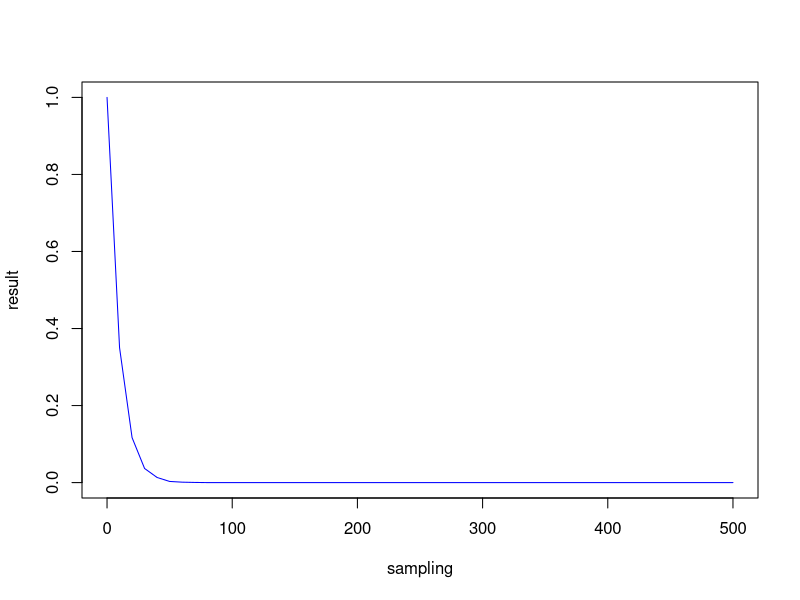
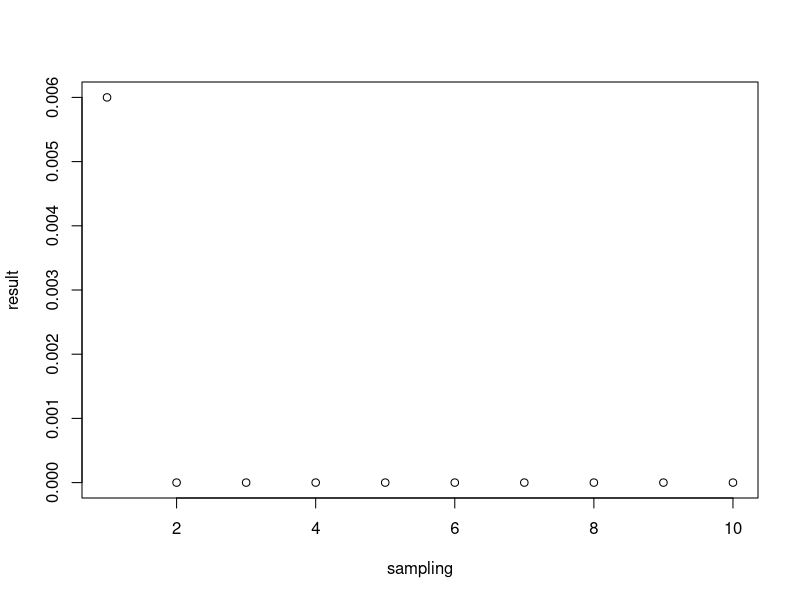
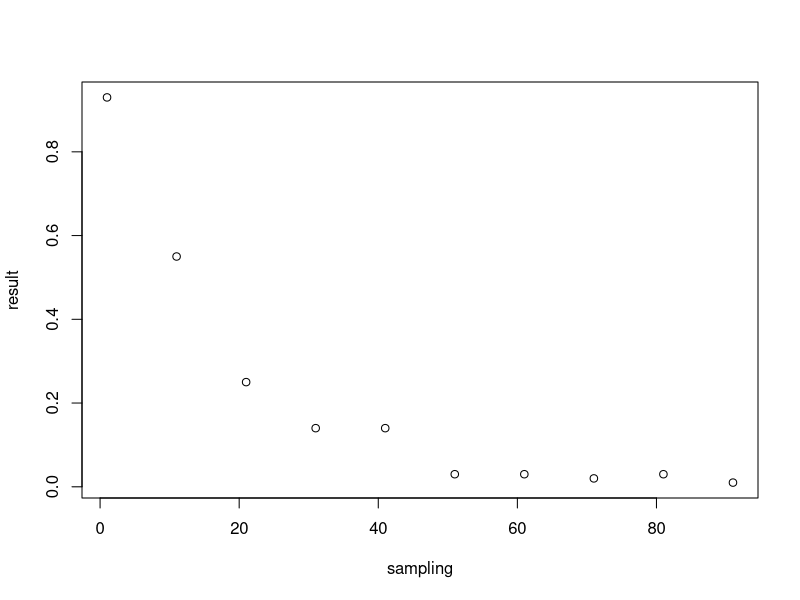

The R script that drew these images, in order: (Note: a time limit stopped this script after it produced the figures.)


#SeaFrost example

#Seafrost frozen Mahi cartons, 797 cartons, sampling unit = 1 carton
a<-c(rep(0, times=789), rep(1, times=8)) #1% cont
a<-c(rep(0, times=757), rep(1, times=40)) #5% cont
a<-c(rep(0, times=717), rep(1, times=80)) #10% cont
a<-c(rep(0, times=637), rep(1, times=160)) #20% cont
      
# same thing with pounds
#33474 pounds, sampling unit = 1 pound

a<-c(rep(0, times=33139), rep(1, times=335)) #1% cont
a<-c(rep(0, times=31800), rep(1, times=1674)) #5% cont
a<-c(rep(0, times=30127), rep(1, times=3347)) #10% cont
a<-c(rep(0, times=26779), rep(1, times=6695)) #20% cont

#Seafrost frozen Mahi cartons, 797 cartons, sampling unit = 1 carton, but by production code
#a<-c(rep(0, times=789), rep(1, times=8)) #1% cont
#a<-c(rep(0, times=757), rep(1, times=40)) #5% cont
#a<-c(rep(0, times=717), rep(1, times=80)) #10% cont
#a<-c(rep(0, times=637), rep(1, times=160)) #20% cont

#generic example, 50000 sampling units
#a<-c(rep(0, times=49500), rep(1, times=500)) #1%
#a<-c(rep(0, times=47500), rep(1, times=2500)) #5%
a<-c(rep(0, times=450), rep(1, times=50)) #10%
#a<-c(rep(0, times=40000), rep(1, times=10000)) #20%



result<-vector(mode="numeric", length=0)

b<-vector(mode="numeric", length=0)
sampling<-vector(mode="numeric", length=0)



for (j in seq(from=0, to=500, by=10)) { # loop through the sampling strategies
#zero out positive/negative counters
  negative<-0 
  positive<-0
  print (j)
  sampling<-append(sampling, j)
  for (i in 1:10000) { # loop through trials of each sampling strategy  

    b<-sample(a, (j))
    
    if (sum(b)==0) {
      negative<-negative+1
    }

    else {
      positive<-positive+1
    } 

  }

  result<-append(result, (negative/(positive+negative))) 
}

print(result) 
#plot(sampling, result, xlim=c(0,500), ylim=c(0,1), type="l")
par(new=TRUE)
plot(sampling, result, xlim=c(0,500), ylim=c(0,1), type="l", col="blue")



# SeaFrost, bad ship scenario, coerced to sampling per production code, 1% contamination
A1<-c(rep(1, times=1), rep(0, times=98))
A2<-c(rep(1, times=1), rep(0, times=97))
A3<-c(rep(1, times=1), rep(0, times=97))
A4<-c(rep(1, times=1), rep(0, times=87))
A5<-c(rep(1, times=1), rep(0, times=80))
A6<-c(rep(1, times=1), rep(0, times=71))
A7<-c(rep(1, times=1), rep(0, times=71))
A8<-c(rep(1, times=1), rep(0, times=84))
A9<-c(rep(1, times=1), rep(0, times=65))
A10<-c(rep(1, times=1), rep(0, times=38))

# SeaFrost, bad ship scenario, coerced to sampling per production code, 5% contamination
A1<-c(rep(1, times=4), rep(0, times=95))
A2<-c(rep(1, times=4), rep(0, times=94))
A3<-c(rep(1, times=4), rep(0, times=94))
A4<-c(rep(1, times=4), rep(0, times=84))
A5<-c(rep(1, times=4), rep(0, times=77))
A6<-c(rep(1, times=4), rep(0, times=68))
A7<-c(rep(1, times=4), rep(0, times=68))
A8<-c(rep(1, times=4), rep(0, times=81))
A9<-c(rep(1, times=4), rep(0, times=62))
A10<-c(rep(1, times=4), rep(0, times=35))

# SeaFrost, bad day scenario, coerced to sampling per production code, 1% contamination
A1<-c(rep(1, times=10), rep(0, times=89))
A2<-c(rep(1, times=0), rep(0, times=98))
A3<-c(rep(1, times=0), rep(0, times=98))
A4<-c(rep(1, times=0), rep(0, times=88))
A5<-c(rep(1, times=0), rep(0, times=81))
A6<-c(rep(1, times=0), rep(0, times=72))
A7<-c(rep(1, times=0), rep(0, times=72))
A8<-c(rep(1, times=0), rep(0, times=85))
A9<-c(rep(1, times=0), rep(0, times=66))
A10<-c(rep(1, times=0), rep(0, times=39))

# SeaFrost, bad day scenario, coerced to sampling per production code, 5% contamination
A1<-c(rep(1, times=40), rep(0, times=59))
A2<-c(rep(1, times=0), rep(0, times=98))
A3<-c(rep(1, times=0), rep(0, times=98))
A4<-c(rep(1, times=0), rep(0, times=88))
A5<-c(rep(1, times=0), rep(0, times=81))
A6<-c(rep(1, times=0), rep(0, times=72))
A7<-c(rep(1, times=0), rep(0, times=72))
A8<-c(rep(1, times=0), rep(0, times=85))
A9<-c(rep(1, times=0), rep(0, times=66))
A10<-c(rep(1, times=0), rep(0, times=39))



result<-vector(mode="numeric", length=0)

b<-vector(mode="numeric", length=0)
sampling<-vector(mode="numeric", length=0)



for (j in seq(from=1, to=10, by=1)) { # loop through the sampling strategies
  negative<-0
  positive<-0
  
  print (j)
  sampling<-append(sampling, j)
  for (i in 1:1000) { # loop through trials of each sampling strategy  
    
    b<-append(b, sample(A1,(j)))
    b<-append(b, sample(A2,(j)))
    b<-append(b, sample(A3,(j)))
    b<-append(b, sample(A4,(j)))
    b<-append(b, sample(A5,(j)))
    b<-append(b, sample(A6,(j)))
    b<-append(b, sample(A7,(j)))
    b<-append(b, sample(A8,(j)))
    b<-append(b, sample(A9,(j)))
    b<-append(b, sample(A10,(j)))
              
    if (sum(b)==0) {
      negative<-negative+1
    }
    
    else {
      positive<-positive+1
    } 
    
  }
  
  result<-append(result, (negative/(positive+negative))) 
}

print(result) 
plot(sampling, result)


# SeaFrost, bad day scenario, random sampling, 1% contamination
A1<-c(rep(1, times=10), rep(0, times=89))
A2<-c(rep(1, times=0), rep(0, times=98))
A3<-c(rep(1, times=0), rep(0, times=98))
A4<-c(rep(1, times=0), rep(0, times=88))
A5<-c(rep(1, times=0), rep(0, times=81))
A6<-c(rep(1, times=0), rep(0, times=72))
A7<-c(rep(1, times=0), rep(0, times=72))
A8<-c(rep(1, times=0), rep(0, times=85))
A9<-c(rep(1, times=0), rep(0, times=66))
A10<-c(rep(1, times=0), rep(0, times=39))

# SeaFrost, bad day scenario, random sampling, 5% contamination
A1<-c(rep(1, times=40), rep(0, times=59))
A2<-c(rep(1, times=0), rep(0, times=98))
A3<-c(rep(1, times=0), rep(0, times=98))
A4<-c(rep(1, times=0), rep(0, times=88))
A5<-c(rep(1, times=0), rep(0, times=81))
A6<-c(rep(1, times=0), rep(0, times=72))
A7<-c(rep(1, times=0), rep(0, times=72))
A8<-c(rep(1, times=0), rep(0, times=85))
A9<-c(rep(1, times=0), rep(0, times=66))
A10<-c(rep(1, times=0), rep(0, times=39))

a<-c(A1, A2, A3, A4, A5, A6, A7, A8, A9, A10)

result<-vector(mode="numeric", length=0)

b<-vector(mode="numeric", length=0)
sampling<-vector(mode="numeric", length=0)




for (j in seq(from=1, to=100, by=10)) { # loop through the sampling strategies
  negative<-0
  positive<-0
  
  print (j)
  sampling<-append(sampling, j)
  for (i in 1:100) { # loop through trials of each sampling strategy  
    
    b<-sample(a, (j))
    
    if (sum(b)==0) {
      negative<-negative+1
    }
    
    else {
      positive<-positive+1
    } 
    
  }
  
  result<-append(result, (negative/(positive+negative))) 
}

print(result) 
plot(sampling, result)


# SeaFrost real import alert sampling scheme
# sampling unit = 1lb

# bad ship 1% contamination
A1<-c(rep(1, times=42), rep(0, times=4116))
A2<-c(rep(1, times=41), rep(0, times=4075))
A3<-c(rep(1, times=41), rep(0, times=4075))
A4<-c(rep(1, times=37), rep(0, times=3660))
A5<-c(rep(1, times=36), rep(0, times=3534))
A6<-c(rep(1, times=30), rep(0, times=2994))
A7<-c(rep(1, times=16), rep(0, times=1580))
A8<-c(rep(1, times=34), rep(0, times=3368))
A9<-c(rep(1, times=30), rep(0, times=2994))
A10<-c(rep(1, times=28), rep(0, times=2744))

# Bad day 1% contamination
A1<-c(rep(1, times=334), rep(0, times=3824))
A2<-c(rep(1, times=0), rep(0, times=4116))
A3<-c(rep(1, times=0), rep(0, times=4116))
A4<-c(rep(1, times=0), rep(0, times=3696))
A5<-c(rep(1, times=0), rep(0, times=3570))
A6<-c(rep(1, times=0), rep(0, times=3024))
A7<-c(rep(1, times=0), rep(0, times=1596))
A8<-c(rep(1, times=0), rep(0, times=3402))
A9<-c(rep(1, times=0), rep(0, times=3024))
A10<-c(rep(1, times=0), rep(0, times=2772))

# bad ship 5% contamination
A1<-c(rep(1, times=208), rep(0, times=3950))
A2<-c(rep(1, times=206), rep(0, times=3910))
A3<-c(rep(1, times=206), rep(0, times=3910))
A4<-c(rep(1, times=185), rep(0, times=3511))
A5<-c(rep(1, times=179), rep(0, times=3391))
A6<-c(rep(1, times=151), rep(0, times=2873))
A7<-c(rep(1, times=80), rep(0, times=1516))
A8<-c(rep(1, times=170), rep(0, times=3232))
A9<-c(rep(1, times=151), rep(0, times=2872))
A10<-c(rep(1, times=139), rep(0, times=2633))

# Bad day 5% contamination
A1<-c(rep(1, times=1674), rep(0, times=2484))
A2<-c(rep(1, times=0), rep(0, times=4116))
A3<-c(rep(1, times=0), rep(0, times=4116))
A4<-c(rep(1, times=0), rep(0, times=3696))
A5<-c(rep(1, times=0), rep(0, times=3570))
A6<-c(rep(1, times=0), rep(0, times=3024))
A7<-c(rep(1, times=0), rep(0, times=1596))
A8<-c(rep(1, times=0), rep(0, times=3402))
A9<-c(rep(1, times=0), rep(0, times=3024))
A10<-c(rep(1, times=0), rep(0, times=2772))

# bad ship 10% contamination
A1<-c(rep(1, times=416), rep(0, times=3742))
A2<-c(rep(1, times=412), rep(0, times=3704))
A3<-c(rep(1, times=412), rep(0, times=3704))
A4<-c(rep(1, times=370), rep(0, times=3326))
A5<-c(rep(1, times=357), rep(0, times=3213))
A6<-c(rep(1, times=302), rep(0, times=2722))
A7<-c(rep(1, times=160), rep(0, times=1436))
A8<-c(rep(1, times=340), rep(0, times=3062))
A9<-c(rep(1, times=302), rep(0, times=2722))
A10<-c(rep(1, times=277), rep(0, times=2495))

# Bad day 10% contamination
A1<-c(rep(1, times=3347), rep(0, times=811))
A2<-c(rep(1, times=0), rep(0, times=4116))
A3<-c(rep(1, times=0), rep(0, times=4116))
A4<-c(rep(1, times=0), rep(0, times=3696))
A5<-c(rep(1, times=0), rep(0, times=3570))
A6<-c(rep(1, times=0), rep(0, times=3024))
A7<-c(rep(1, times=0), rep(0, times=1596))
A8<-c(rep(1, times=0), rep(0, times=3402))
A9<-c(rep(1, times=0), rep(0, times=3024))
A10<-c(rep(1, times=0), rep(0, times=2772))

# overall 20% contamination.....now all A1 would be contaminated so there is no point doing scenarios

a<-c(rep(1, times=6695), rep(0, times=26779))

# sampling scheme for DWPE

result<-vector(mode="numeric", length=0)

b<-vector(mode="numeric", length=0)
sampling<-vector(mode="numeric", length=0)

#make sure the counters are zeroed in the right place....
negative<-0
positive<-0

for (i in 1:1000) { # loop through trials of sampling strategy  
    
    b<-append(b, sample(A1,(18)))
    b<-append(b, sample(A2,(18)))
    b<-append(b, sample(A3,(18)))
    b<-append(b, sample(A4,(18)))
    b<-append(b, sample(A5,(8)))
    b<-append(b, sample(A6,(7)))
    b<-append(b, sample(A7,(3)))
    b<-append(b, sample(A8,(7)))
    b<-append(b, sample(A9,(6)))
    b<-append(b, sample(A10,(5)))
    
    if (sum(b)==0) {
      negative<-negative+1
    }
    
    else {
      positive<-positive+1
    } 
    
}
  
result<-negative/(positive+negative) 

print(result) 

# same for surveilance sampling now sampling production codes

result<-vector(mode="numeric", length=0)

b<-vector(mode="numeric", length=0)

negative<-0
positive<-0

for (i in 1:10000) { # loop through trials of sampling strategy  
  
  b<-append(b, sample(A1,(2)))
  b<-append(b, sample(A2,(2)))
  b<-append(b, sample(A3,(2)))
  b<-append(b, sample(A4,(2)))
  b<-append(b, sample(A5,(2)))
  b<-append(b, sample(A6,(2)))
  b<-append(b, sample(A7,(1)))
  b<-append(b, sample(A8,(2)))
  b<-append(b, sample(A9,(2)))
  b<-append(b, sample(A10,(1)))
  
  #b<-append(b, sample(A1,(1)))
  #b<-append(b, sample(A2,(1)))
  #b<-append(b, sample(A3,(1)))
  #b<-append(b, sample(A4,(1)))
  #b<-append(b, sample(A5,(1)))
  #b<-append(b, sample(A6,(1)))
  #b<-append(b, sample(A7,(1)))
  #b<-append(b, sample(A8,(1)))
  #b<-append(b, sample(A9,(1)))
  #b<-append(b, sample(A10,(1)))
  
  
  if (sum(b)==0) {
    negative<-negative+1
  }
  
  else {
    positive<-positive+1
  } 
  
}

result<-negative/(positive+negative) 

print(result) 



# SeaFrost real import alert sampling scheme




a<-c(A1, A2, A3, A4, A5, A6, A7, A8, A9, A10)
a<-sample(a,33474) #randomize vector a (not necessary)
#or
a<-c(rep(1, times=335), rep(0, times=33139)) #overall 1%
a<-c(rep(1, times=1638), rep(0, times=31800)) #overall 5%
a<-c(rep(1, times=3347), rep(0, times=30127)) #overall 10%
a<-c(rep(1, times=6695), rep(0, times=26779)) #overall 20%

result<-vector(mode="numeric", length=0)

b<-vector(mode="numeric", length=0)
sampling<-vector(mode="numeric", length=0)

negative<-0
positive<-0


for (i in 1:100000) { # loop through trials of each sampling strategy  
    
    b<-sample(a, (18))
    
    if (sum(b)==0) {
      negative<-negative+1
    }
    
    else {
      positive<-positive+1
    } 
    
  }
  
result<-append(result, (negative/(positive+negative))) 

print(result) 



beta1<-c(0.002, 0.001, 0.334, 0.002, 0.0005, 0.832)
beta5<-c(0,0,0.004,0,0,0.4)
beta10<-c(0,0,0,0,0,0.15)
beta20<-c(0,0,0,0,0,0.018)
beta<-matrix(c(beta1, beta5, beta10, beta20), nrow=length(beta1))

colnames(beta)<-c("1%", "5%", "10%", "20%")
rownames(beta)<-c("DWPE_BS", "DWPE_BD", "DWPE_random", "Surv_BS", "Surv_BD", "Surv_random")
beta<-t(beta)
barplot(beta, beside=TRUE, legend.text=TRUE, main="sampling unit = 1lb, contamination = 1%, 5%, 10%, 20%")
